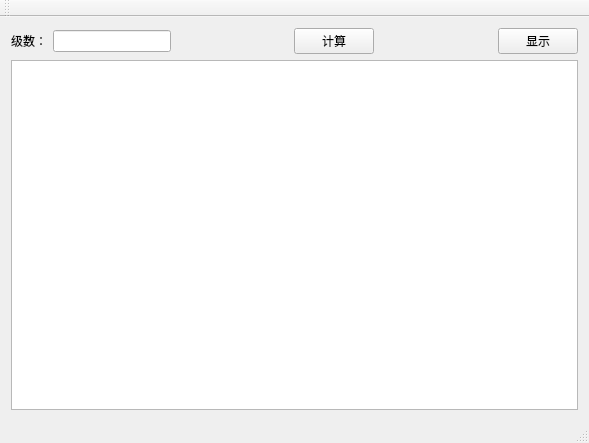
<?xml version="1.0" encoding="UTF-8"?>
<ui version="4.0">
 <class>Farey_SeriesClass</class>
 <widget class="QMainWindow" name="Farey_SeriesClass">
  <property name="geometry">
   <rect>
    <x>0</x>
    <y>0</y>
    <width>589</width>
    <height>443</height>
   </rect>
  </property>
  <property name="windowTitle">
   <string>法雷序列</string>
  </property>
  <widget class="QWidget" name="centralWidget">
   <layout class="QVBoxLayout" name="verticalLayout">
    <item>
     <layout class="QHBoxLayout" name="horizontalLayout">
      <item>
       <widget class="QLabel" name="label">
        <property name="text">
         <string>级数：</string>
        </property>
       </widget>
      </item>
      <item>
       <widget class="QLineEdit" name="lineEdit"/>
      </item>
      <item>
       <spacer name="horizontalSpacer">
        <property name="orientation">
         <enum>Qt::Horizontal</enum>
        </property>
        <property name="sizeHint" stdset="0">
         <size>
          <width>40</width>
          <height>20</height>
         </size>
        </property>
       </spacer>
      </item>
      <item>
       <widget class="QPushButton" name="pushButton">
        <property name="text">
         <string>计算</string>
        </property>
       </widget>
      </item>
      <item>
       <spacer name="horizontalSpacer_2">
        <property name="orientation">
         <enum>Qt::Horizontal</enum>
        </property>
        <property name="sizeHint" stdset="0">
         <size>
          <width>40</width>
          <height>20</height>
         </size>
        </property>
       </spacer>
      </item>
      <item>
       <widget class="QPushButton" name="pushButton_2">
        <property name="text">
         <string>显示</string>
        </property>
       </widget>
      </item>
     </layout>
    </item>
    <item>
     <widget class="QPlainTextEdit" name="plainTextEdit"/>
    </item>
   </layout>
  </widget>
  <widget class="QMenuBar" name="menuBar">
   <property name="geometry">
    <rect>
     <x>0</x>
     <y>0</y>
     <width>589</width>
     <height>26</height>
    </rect>
   </property>
  </widget>
  <widget class="QToolBar" name="mainToolBar">
   <attribute name="toolBarArea">
    <enum>TopToolBarArea</enum>
   </attribute>
   <attribute name="toolBarBreak">
    <bool>false</bool>
   </attribute>
  </widget>
  <widget class="QStatusBar" name="statusBar"/>
 </widget>
 <layoutdefault spacing="6" margin="11"/>
 <resources>
  <include location="farey_series.qrc"/>
 </resources>
 <connections/>
</ui>
